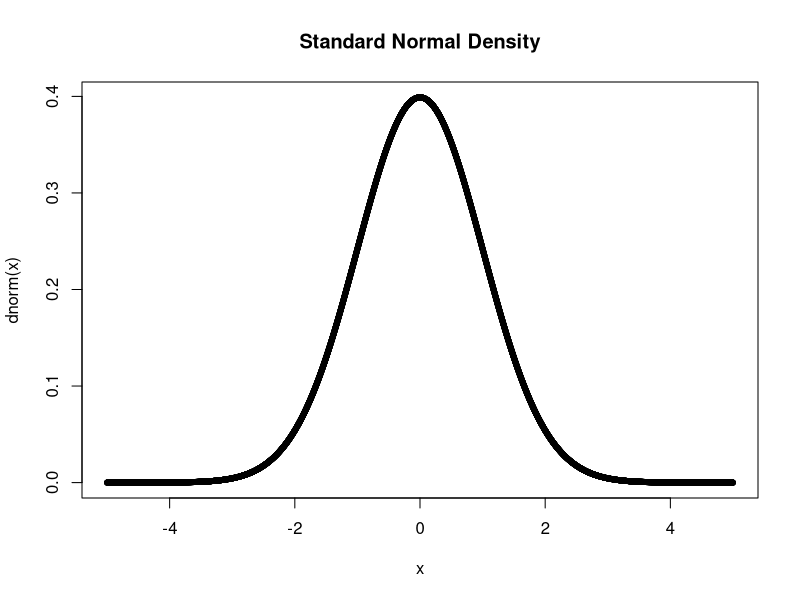
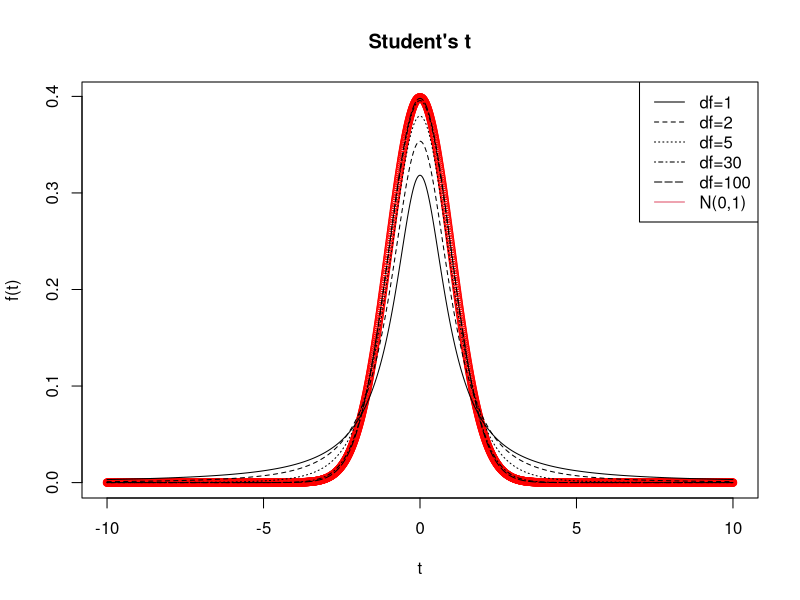
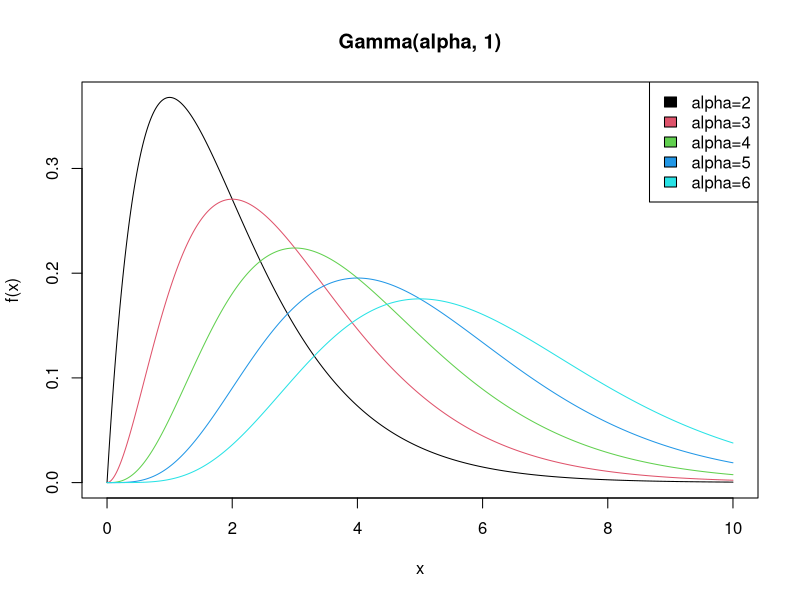
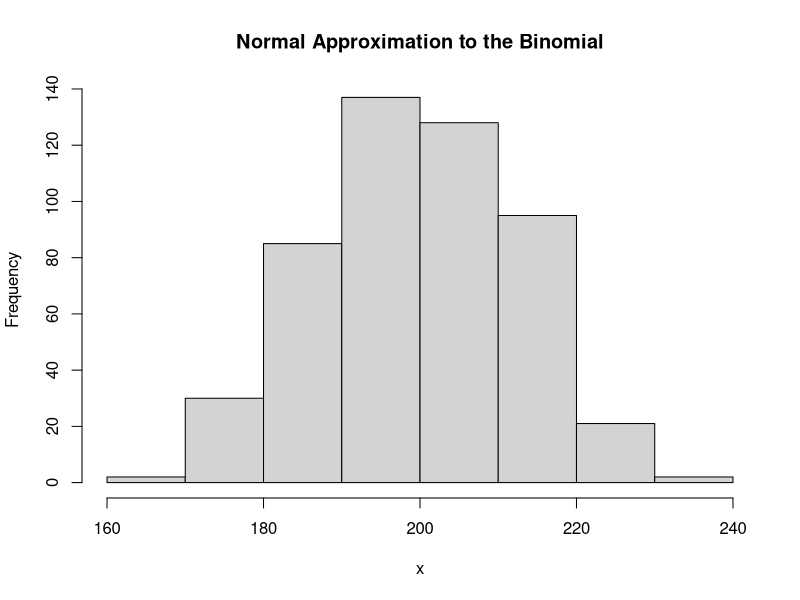
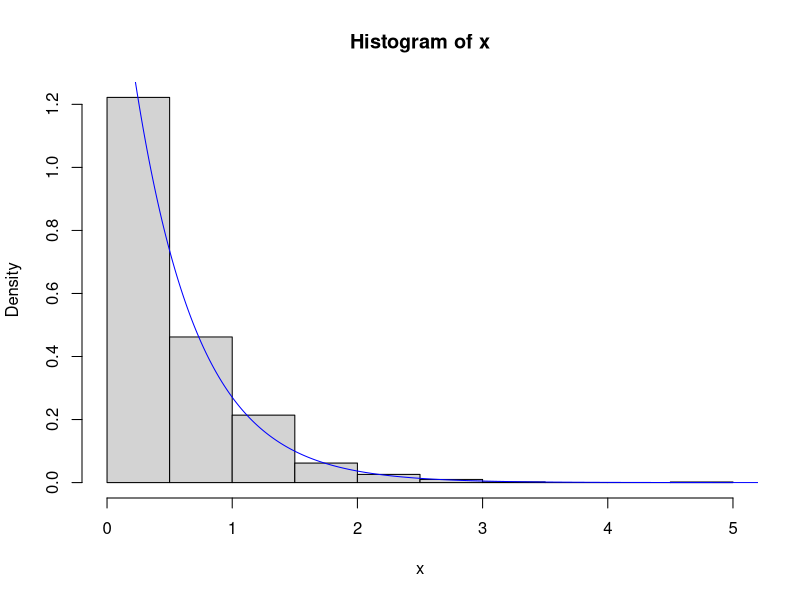
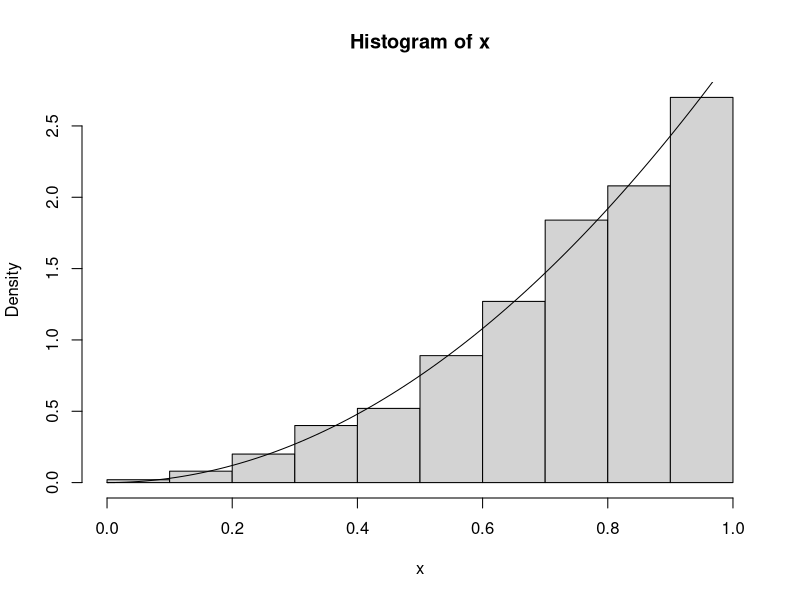
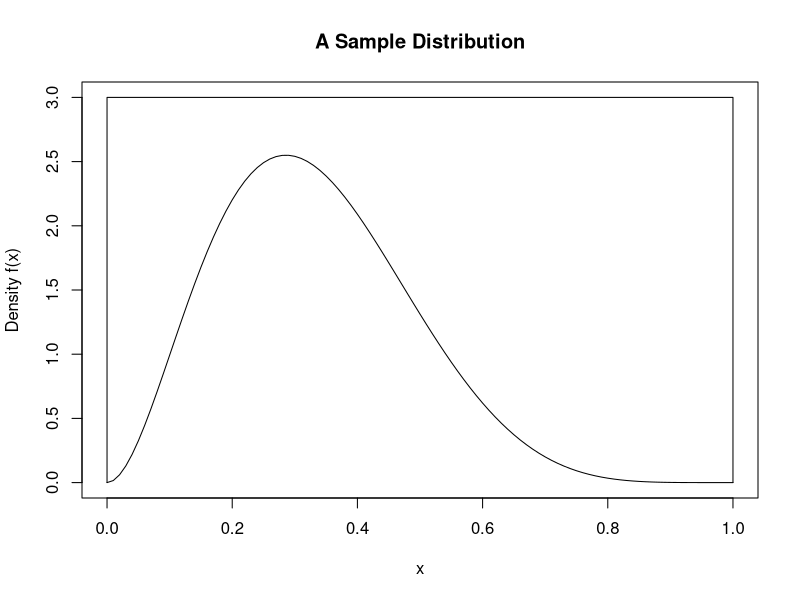
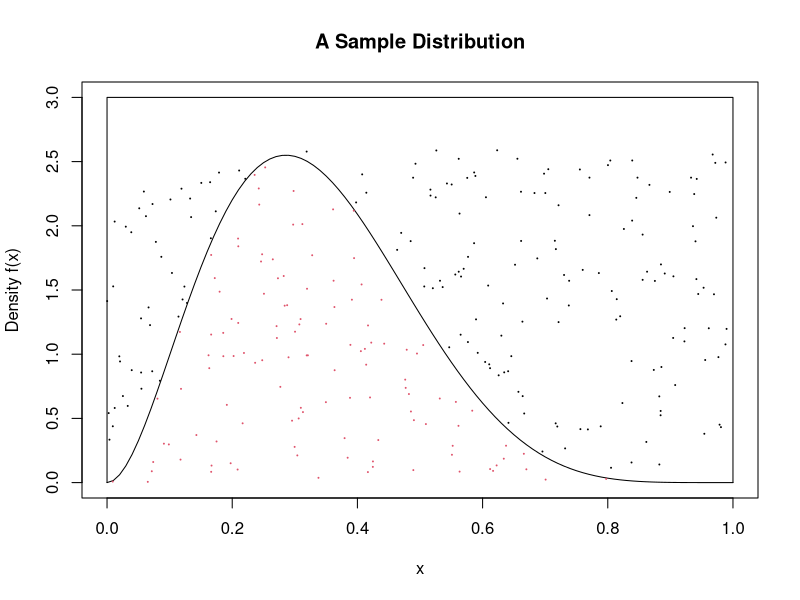

Source code (R) for these figures, in order:



## Slide 7

runif(10)


## Slide 7

set.seed(10)
runif(10)



## Slide 11

seed <- 10
new.random <- function(a = 5, c = 12, m = 16) {
  out <- (a*seed + c) %% m
  seed <<- out 
  return(out)
}



## Slides 13-15


out.length <- 20
variants   <- rep(NA, out.length)

for (i in 1:out.length) {variants[i] <- new.random()}
variants


## Slide 16

out.length <- 20
variants   <- rep(NA, out.length)
for (i in 1:out.length) {
  variants[i] <- new.random(a=1664545, c=1013904223, 
                            m=2^32)
}
variants/2^(32)


## Slide 23

dnorm(0, mean = 0, sd = 1) 
1/sqrt(2*pi) 

## Slide 24

x <- seq(-5, 5, by = .001)
plot(x, dnorm(x), main="Standard Normal Density", pch=20)

## Slide 25

# P(Z < 0)
pnorm(0)

# P(-1.96 < Z < 1.96)
pnorm(1.96) - pnorm(-1.96)

## Slide 26

# P(Z < ?) = 0.5
qnorm(.5) 

# P(Z < ?) = 0.975
qnorm(.975)

## Slide 27

rnorm(1)
rnorm(5)
rnorm(10, mean = 100, sd = 1)

## Slide 31

t  <- seq(-10, 10, by = .01)
df <- c(1, 2, 5, 30, 100)

plot(t, dnorm(t), lty = 1, col = "red", ylab = "f(t)", 
     main = "Student's t")

for (i in 1:5) {
  lines(t, dt(t, df = df[i]), lty = i) 
}


legend <- c(paste("df=", df, sep = ""), "N(0,1)")

legend("topright", legend = legend, lty = c(1:5, 1), 
       col = c(rep(1, 5), 2))

## Slide 34

pgamma(2, shape = 2, rate = 1) # P(0 < X < 2)
1 - pgamma(2, shape = 2, rate = 1) # P(X > 2)

## Slide 35

alpha <- 2:6
beta  <- 1
x     <- seq(0, 10, by = .01)
plot(x, dgamma(x, shape = alpha[1], rate = beta), 
     col = 1, type = "l", ylab = "f(x)", 
     main = "Gamma(alpha, 1)")

for (i in 2:5) {
  lines(x, dgamma(x, shape = alpha[i], rate = beta), 
        col = i) 
}

legend <- paste("alpha=", alpha, sep = "")

legend("topright", legend = legend, fill = 1:5)

## Slide 38

val <- 190
n   <- 1000
p   <- 0.20
correction <- (val + 0.5 - n*p)/(sqrt(n*p*(1-p)))
pnorm(correction) # P(Z < correction)

## Slide 39

# P(X <= 190)
pbinom(val, size = n, prob = p)

# P(x = 0) + P(X = 1) + ... + P(X = 190)
sum(dbinom(0:val, size = n, prob = p))

x <- rbinom(500, size = n, prob = p)
hist(x, main = "Normal Approximation to the Binomial")

## Slide 43

n <- 1000; p <- c(0.1, 0.2, 0.7)
x <- sample(1:3, size = n, prob = p, replace = TRUE)
head(x, 10)
rbind(p, p.hat = table(x)/n)


## Slide 45

n     <- 100
rolls <- sample(1:6, n, replace = TRUE)
table(rolls)

rolls <- floor(runif(n, min = 0, max = 6))
table(rolls)

## Slide 51


lambda <- 2
n      <- 1000
u      <- runif(n) # Simulating uniform rvs

Finverse <- function(u, lambda) {
  # Function for the inverse transform
  return(ifelse((u<0|u>1), 0, -(1/lambda)*log(1-u)))
}

## Slide 52


# x should be exponentially distributed
x <- Finverse(u, lambda)
hist(x, prob = TRUE, breaks = 15)
y <- seq(0, 10, .01)
lines(y, lambda*exp(-lambda*y), col = "blue")

## Slide 54

n         <- 1000
u         <- runif(n)
F.inverse <- function(u) {return(u^{1/3})}
x         <- F.inverse(u)
hist(x, prob = TRUE) # histogram
y         <- seq(0, 1, .01)
lines(y, 3*y^2) # density curve f(x)

## Slide 57

plot(c(0,1), c(0,3), ty="n", main="A Sample Distribution", ylab="Density f(x)", xlab="x")
curve (dbeta(x, 3, 6), add=TRUE)
lines(c(0,0,1,1), c(0,3,3,0))

## Slide 58

x1 <- runif(300, 0, 1); y1 <- runif(300, 0, 2.6)
selected <- y1 < dbeta(x1, 3, 6)

plot(c(0,1), c(0,3), ty="n", main="A Sample Distribution", 
     ylab="Density f(x)", xlab="x")
curve (dbeta(x, 3, 6), add=TRUE)
lines(c(0,0,1,1), c(0,3,3,0))
points (x1, y1, col=1+1*selected, cex=0.1)


## Slide 59

mean(selected)
accepted.points <- x1[selected]

# Proportion of sample points less than 0.5.
mean(accepted.points < 0.5) 

# The true distribution.
pbeta(0.5, 3, 6)


## Slide 60

x2       <- runif(100000, 0, 1)
y2       <- runif(100000, 0, 10)
selected <- y2 < dbeta(x2, 3, 6)
mean(selected)


## Slide 61

plot(c(0,1), c(0,6), ty="n", main="A Sample Distribution", 
     ylab="Density f(x)", xlab="x")
curve (dbeta(x, 3, 6), add=TRUE)
lines(c(0,0,1,1), c(0,3,3,0))
points (x2, y2, col=1+1*selected, cex=0.1)


## Slide 67

f <- function(x) {
  return(ifelse((x < 0 | x > 1), 0, 60*x^3*(1-x)^2))
}

x <- seq(0, 1, length = 100)

plot(x, f(x), type="l", ylab="f(x)")

xmax  <- 0.6
f.max <- 60*xmax^3*(1-xmax)^2


## Slide 68


e <- function(x) {
  return(ifelse((x < 0 | x > 1), Inf, f.max))
}
lines(c(0, 0), c(0, e(0)), lty = 1)
lines(c(1, 1), c(0, e(1)), lty = 1)
lines(x, e(x), lty = 1)

## Slide 70


n.samps <- 1000   # number of samples desired
n       <- 0		     # counter for number samples accepted
samps   <- numeric(n.samps) # initialize the vector of output
while (n < n.samps) {
  y <- runif(1)    #random draw from g
  u <- runif(1)
  if (u < f(y)/e(y)) {
    n        <- n + 1
    samps[n] <- y
  }
}
x <- seq(0, 1, length = 100)
hist(samps, prob = T, ylab = "f(x)", xlab = "x",
     main = "Histogram of draws from Beta(4,3)")
lines(x, dbeta(x, 4, 3), lty = 2)

## Slide 78

g.over.p <- function(x) {
  return(sqrt(2*pi) * x^2 * exp(-(1/2)*x^2))
}
mean(g.over.p(rnorm(10000))) # Try n = 10000
sqrt(pi)/2

## Slide 84

n <- 10000
mean(rexp(n, rate = 1/3) < 3)

pexp(3, rate = 1/3)

## Slide 91

R <- 1000
n <- 10
binom.list <-NULL
for (i in 1:R) {
  U <- runif(n)
  binom.list[i] <-sum(U<.3)
}

## Slide 94

Sigma <- matrix(c(4,-3,-3,9),nrow=2)
Sigma

svd(Sigma)


Sq.Sigma <- (svd(Sigma)$u)%*%sqrt(diag(svd(Sigma)$d))%*%t(svd(Sigma)$v)
Sq.Sigma 
Sq.Sigma%*%Sq.Sigma 


